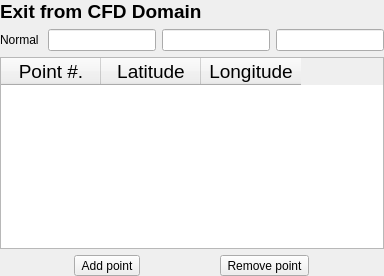
         <widget class="QWidget" name="Pg1_BB_Exit">
          <layout class="QVBoxLayout" name="verticalLayout_16">
           <property name="leftMargin">
            <number>0</number>
           </property>
           <property name="topMargin">
            <number>0</number>
           </property>
           <property name="rightMargin">
            <number>0</number>
           </property>
           <property name="bottomMargin">
            <number>0</number>
           </property>
           <item>
            <widget class="QLabel" name="GeoA_InterfaceLabel_7">
             <property name="font">
              <font>
               <pointsize>14</pointsize>
               <weight>75</weight>
               <bold>true</bold>
              </font>
             </property>
             <property name="text">
              <string>&lt;html&gt;&lt;head/&gt;&lt;body&gt;&lt;p&gt;Exit from CFD Domain&lt;/p&gt;&lt;/body&gt;&lt;/html&gt;</string>
             </property>
            </widget>
           </item>
           <item>
            <layout class="QHBoxLayout" name="horizontalLayout_34">
             <item>
              <widget class="QLabel" name="label_14">
               <property name="text">
                <string>Normal </string>
               </property>
              </widget>
             </item>
             <item>
              <widget class="QLineEdit" name="lineEdit_32"/>
             </item>
             <item>
              <widget class="QLineEdit" name="lineEdit_33"/>
             </item>
             <item>
              <widget class="QLineEdit" name="lineEdit_34"/>
             </item>
            </layout>
           </item>
           <item>
            <widget class="QTableWidget" name="GeoA_InterfaceTable_6">
             <property name="font">
              <font>
               <pointsize>14</pointsize>
              </font>
             </property>
             <column>
              <property name="text">
               <string>Point #.</string>
              </property>
             </column>
             <column>
              <property name="text">
               <string>Latitude</string>
              </property>
             </column>
             <column>
              <property name="text">
               <string>Longitude</string>
              </property>
             </column>
            </widget>
           </item>
           <item>
            <layout class="QHBoxLayout" name="horizontalLayout_35">
             <item>
              <widget class="QToolButton" name="GeoA_AddPoint_6">
               <property name="text">
                <string>Add point</string>
               </property>
              </widget>
             </item>
             <item>
              <widget class="QToolButton" name="GeoA_RemPoint_6">
               <property name="text">
                <string>Remove point</string>
               </property>
              </widget>
             </item>
            </layout>
           </item>
          </layout>
         </widget>
